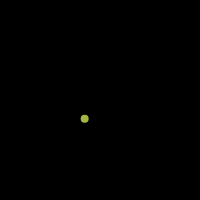
Frame 1 (no input)
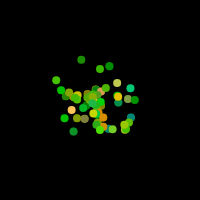
Frame 60 (no input)
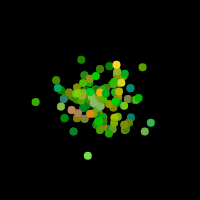
Frame 120 (the mouse pressed at the canvas centre since frame 60)

The p5.js sketch that drew these frames (run headless with seeded random() and noise() and a simulated clock; from frame 60 on, the mouse is pressed at the canvas centre):

// p5.js sketch
// ── sketch.js
// The Nature of Code
// Daniel Shiffman
// http://natureofcode.com

function setup() {
    createCanvas(200,200);
    background(0);
}
  
function draw() {
    //create an alpha blended background
    fill(0,1);
    rect(0,0,width,height);

    //get 3 gaussian random numbers w/ mean of 0 and standard deviation of 1.0
    let r = randomGaussian();
    let g = randomGaussian();
    let b = randomGaussian();

    //define standard deviation and mean
    let sd = 100; let mean = 100;
    //scale by standard deviation and mean
    //also constrain to between (0,255) since we are dealing with color
    r = constrain((r * sd) + mean,0,255);

    //repeat for g & b
    sd = 20; mean = 200;
    g = constrain((g * sd) + mean,0,255);
    sd = 50; mean = 0;
    b = constrain((b * sd) + mean,0,255);

    //get more gaussian numbers, this time for position
    let xloc = randomGaussian();
    let yloc = randomGaussian();
    sd = width/10;
    mean = width/2;
    xloc = ( xloc * sd ) + mean;
    yloc = ( yloc * sd ) + mean;

    //draw an ellipse with gaussian generated color and position
    noStroke();
    fill(r,g,b);
    ellipse(xloc,yloc,8,8);
}
  
  
